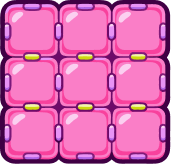
#> input picture apps/split-party/art-src/info/v2/tile-grid.png, 171 x 164 px; its folder holds 4 pictures in this run
$ python build-info-tiles.py
#> lines starting #> are read from the running program, lines starting #| are printed output that depends on the picture
"""Overview page tile icons (the user's art, 2026-11-04), shown at 44x44 in GameInfo's .tiles.

art-src/info/v2/tile-<grid|cluster|trophy|rtp>.png
  -> public/info/v2/tile-<name>.webp  cropped to the art, centred on a transparent square at
                                      its own size (never upscaled), so the 44px box keeps
                                      its shape
    python3 apps/split-party/scripts/build-info-tiles.py
"""

from pathlib import Path

from PIL import Image

ROOT = Path(__file__).resolve().parent.parent
SRC = ROOT / 'art-src' / 'info' / 'v2'
OUT = ROOT / 'public' / 'info' / 'v2'

OUT.mkdir(parents=True, exist_ok=True)
for name in ('grid', 'cluster', 'trophy', 'rtp'):
	im = Image.open(SRC / f'tile-{name}.png').convert('RGBA')
#> im is the input picture: PIL image 171x164 RGBA; mean R, G, B, A 212.2, 98.5, 170.9, 249.5
	im = im.crop(im.getchannel('A').point(lambda v: 255 if v > 8 else 0).getbbox())
	n = max(im.size)
#> n = 171
	sq = Image.new('RGBA', (n, n))
#> sq: PIL image 171x171 RGBA; every value is 0
	sq.alpha_composite(im, ((n - im.width) // 2, (n - im.height) // 2))
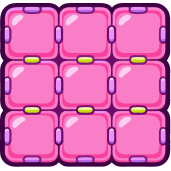
#> sq: PIL image 171x171 RGBA; mean R, G, B, A 203.6, 94.5, 163.9, 239.3; transparent parts drawn white
	sq.save(OUT / f'tile-{name}.webp', quality=92, alpha_quality=100, method=6)
	print(name, im.size, '->', sq.size)
#| grid (171, 164) -> (171, 171)
#> pass 2 of the loop `for name in ('grid', 'cluster', 'trophy', 'rtp'):`:
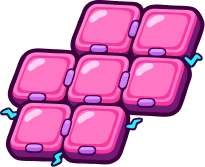
#> input picture apps/split-party/art-src/info/v2/tile-cluster.png, 205 x 167 px
#> im is the input picture: PIL image 205x167 RGBA; mean R, G, B, A 135.2, 56.9, 110.3, 171.3
#> `sq.alpha_composite(im, ((n - im.width) // 2, (n - im.height) // 2))`:
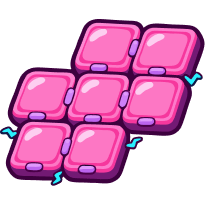
#> sq: PIL image 205x205 RGBA; mean R, G, B, A 110.1, 46.3, 89.9, 139.5; transparent parts drawn white
#| cluster (205, 167) -> (205, 205)
#> pass 3 of the loop `for name in ('grid', 'cluster', 'trophy', 'rtp'):`:
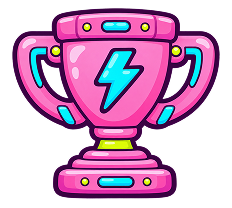
#> input picture apps/split-party/art-src/info/v2/tile-trophy.png, 232 x 208 px
#> im is the input picture: PIL image 232x208 RGBA; mean R, G, B, A 89.9, 47.9, 83.2, 135.1
#> `im = im.crop(im.getchannel('A').point(lambda v: 255 if v > 8 else 0).g..`:
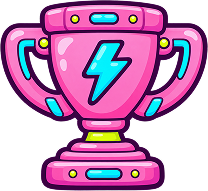
#> im: PIL image 208x191 RGBA; mean R, G, B, A 109.2, 58.2, 101, 164.1; transparent parts drawn white
#> `sq.alpha_composite(im, ((n - im.width) // 2, (n - im.height) // 2))`:
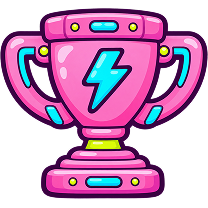
#> sq: PIL image 208x208 RGBA; mean R, G, B, A 100.3, 53.4, 92.8, 150.7; transparent parts drawn white
#| trophy (208, 191) -> (208, 208)
#> the loop made 4 passes; the first 3 are shown
